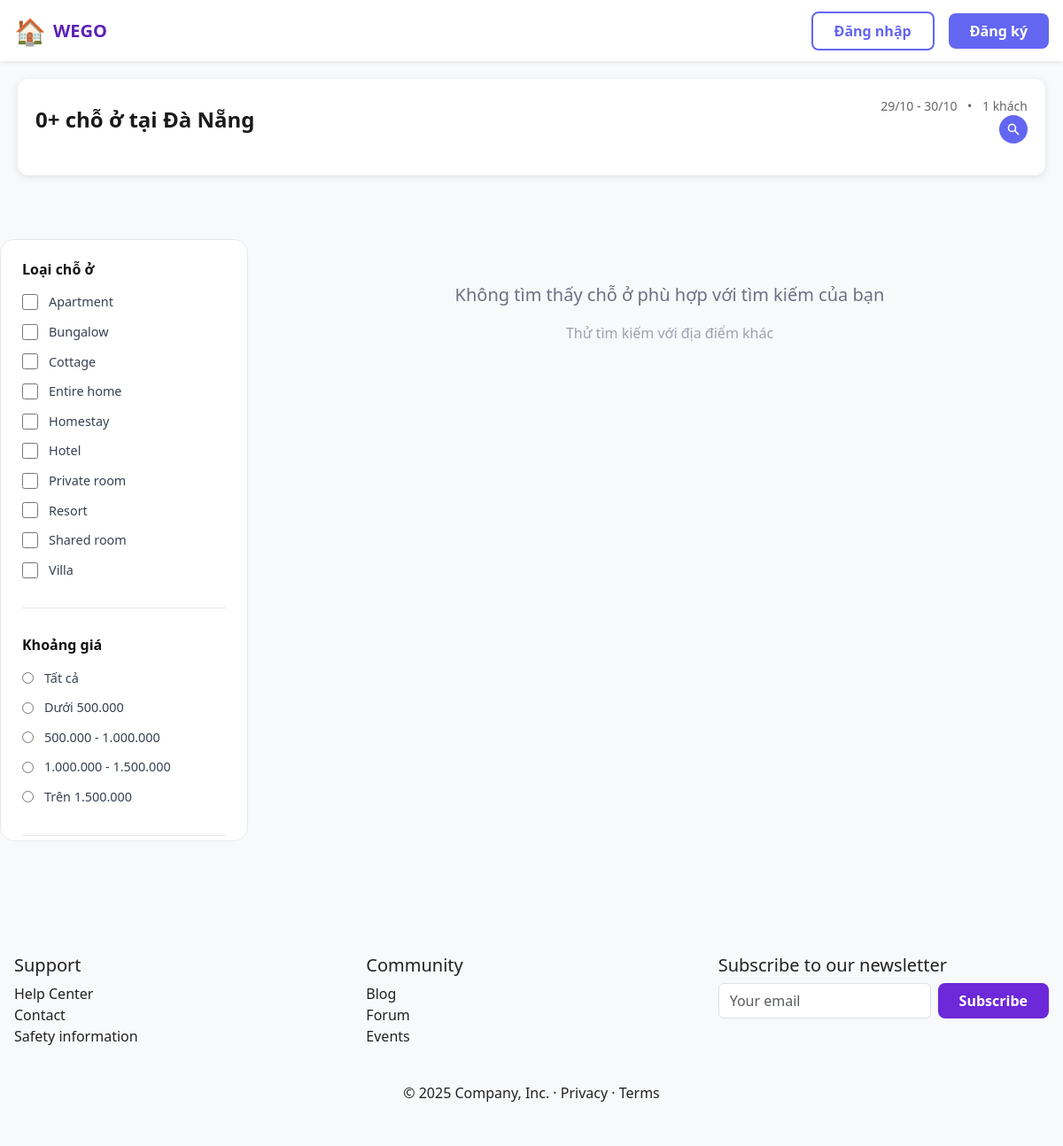
Screenshot of /view/user/traveller/listListings.php?source=featured&location=Đà+Nẵng&checkin=2025-10-29&checkout=2025-10-30&guests=1 with the database file from the repository.
### tables this page shows
CREATE TABLE `place_type` (
  `place_type_id` BIGINT UNSIGNED NOT NULL AUTO_INCREMENT,
  `name` VARCHAR(120) NOT NULL,
  `description` VARCHAR(500) DEFAULT NULL,
  PRIMARY KEY (`place_type_id`),
  UNIQUE KEY `uq_place_type_name` (`name`)
);

### model/mListing.php (called while the page is built, shortened)
<?php
class mListing {
    public function mSearchListingsByLocation($location){
        $p = new mConnect();
        $conn = $p->mMoKetNoi();
        if($conn){
            $location = $conn->real_escape_string($location);
            $strSelect = "SELECT
                            l.listing_id,
                            l.title,
                            l.description,
                            l.price,
                            l.capacity,
                            l.address,
                            l.place_type_id,
                            pt.name as place_type_name,
                            p.name as province_name,
                            p.full_name as province_full_name,
                            w.name as ward_name,
                            w.full_name as ward_full_name,
                            li.file_url,
                            COALESCE(AVG(r.rating), 0) as avg_rating,
                            COUNT(DISTINCT r.review_id) as review_count
                         FROM listing l
                         LEFT JOIN place_type pt ON l.place_type_id = pt.place_type_id
                         LEFT JOIN wards w ON l.ward_code = w.code
                         LEFT JOIN provinces p ON w.province_code = p.code
                         LEFT JOIN listing_image li ON l.listing_id = li.listing_id AND li.is_cover = 1
                         LEFT JOIN review r ON l.listing_id = r.listing_id
                         WHERE l.status = 'active'
                         AND (p.name LIKE '%$location%' OR p.full_name LIKE '%$location%')
                         GROUP BY l.listing_id
                         ORDER BY
                            CASE WHEN COUNT(DISTINCT r.review_id) > 0 THEN 0 ELSE 1 END,
                            avg_rating DESC,
                            l.created_at DESC";
            $result = $conn->query($strSelect);
            return $result;
        }else{
            return false;
        }
    }
}
?>

### model/mType&Amenties.php (called while the page is built, shortened)
<?php
class mType{
    public function mGetAllTypes(){
        $p = new mConnect();
        $conn = $p->mMoKetNoi();
        if($conn){
            $strSelect = "SELECT * FROM place_type ORDER BY name ASC";
            $result = $conn->query($strSelect);
            return $result;
        }else{
            return false;
        }
    }
}
?>

### controller/cType&Amenties.php (called while the page is built, shortened)
<?php
include_once(__DIR__ . "/../model/mType&Amenties.php");
class cTypeAndAmenties{
    public function cGetAllTypes(){
        $mType = new mType();
        $tbl = $mType->mGetAllTypes();
        if(!$tbl){
            return false;
        }else{
            return $tbl;
        }
    }
}
?>

### view/user/traveller/listListings.php (the view, shortened to what this page needs)
<?php
$checkin = $_GET['checkin'] ?? '';
$checkout = $_GET['checkout'] ?? '';
$guests = $_GET['guests'] ?? 1;
include_once(__DIR__ . '/../../../controller/cType&Amenties.php');
$cType = new cTypeAndAmenties();
$placeTypesResult = $cType->cGetAllTypes();
$placeTypes = [];
if ($placeTypesResult) {
  while ($row = $placeTypesResult->fetch_assoc()) {
    $placeTypes[] = $row;
  }
}
$listings = [];
$cListing = new cListing();
$totalResults = count($listings);
?>
<?php include __DIR__ . '/../../partials/header.php'; ?>
<link rel="stylesheet" href="../../../view/css/search-form.css?v=<?php echo time(); ?>">
<link rel="stylesheet" href="../../../view/css/listListing.css?v=<?php echo time(); ?>">
<link rel="stylesheet" href="../../../view/css/listing-search.css?v=<?php echo time(); ?>">
<link rel="stylesheet" href="https://cdn.jsdelivr.net/npm/flatpickr@4.6.13/dist/flatpickr.min.css">
<div class="search-results-container">
  <div class="search-results-header">
    <div class="search-info">
      <h1 class="search-results-title">
        <?php echo $totalResults; ?>+ chỗ ở tại <?php echo htmlspecialchars($location); ?>
      </h1>
      <div class="search-results-info">
        <span><?php echo date('d/m', strtotime($checkin)); ?> - <?php echo date('d/m', strtotime($checkout)); ?></span>
        <span class="separator">•</span>
        <span><?php echo $guests; ?> khách</span>
        <button class="btn-search-modify" id="toggleSearchForm" type="button">
          <svg width="16" height="16" viewBox="0 0 20 20" fill="currentColor">
            <path fill-rule="evenodd" d="M8 4a4 4 0 100 8 4 4 0 000-8zM2 8a6 6 0 1110.89 3.476l4.817 4.817a1 1 0 01-1.414 1.414l-4.816-4.816A6 6 0 012 8z" clip-rule="evenodd"/>
          </svg>
        </button>
      </div>
    </div>
      <?php
      include __DIR__ . '/../../partials/search-form.php';
      ?>
  </div>
</div>
<div class="list-container">
  <aside class="sidebar">
    <div class="filter-section">
      <h3 class="filter-title">Loại chỗ ở</h3>
      <div class="filter-options">
        <?php
        if (!empty($placeTypes)) {
          foreach ($placeTypes as $type) {
            echo '<label class="checkbox-label">';
            echo '<input type="checkbox" name="type[]" value="' . $type['place_type_id'] . '">';
            echo '<span>' . htmlspecialchars($type['name']) . '</span>';
            echo '</label>';
          }
        } else {
          echo '<p class="filter-empty-message">Không có loại chỗ ở</p>';
        }
        ?>
      </div>
    </div>
    <div class="filter-section">
      <h3 class="filter-title">Khoảng giá</h3>
      <div class="filter-options">
        <label class="checkbox-label">
          <input type="radio" name="price" value="">
          <span>Tất cả</span>
        </label>
        <label class="checkbox-label">
          <input type="radio" name="price" value="0-500000">
          <span>Dưới 500.000</span>
        </label>
        <label class="checkbox-label">
          <input type="radio" name="price" value="500000-1000000">
          <span>500.000 - 1.000.000</span>
        </label>
        <label class="checkbox-label">
          <input type="radio" name="price" value="1000000-1500000">
          <span>1.000.000 - 1.500.000</span>
        </label>
        <label class="checkbox-label">
          <input type="radio" name="price" value="1500000+">
          <span>Trên 1.500.000</span>
        </label>
      </div>
    </div>
  </aside>
  <main class="main-content">
    <div class="listings-grid">
      <?php if (!empty($listings)): ?>
        <?php foreach ($listings as $listing): ?>
          <?php
          $amenitiesResult = $cListing->cGetListingAmenities($listing['listing_id']);
          $amenitiesIds = [];
          if ($amenitiesResult && $amenitiesResult->num_rows > 0) {
            while ($amenityRow = $amenitiesResult->fetch_assoc()) {
              $amenitiesIds[] = $amenityRow['amenity_id'];
            }
          }
          $amenitiesStr = implode(',', $amenitiesIds);
          ?>
          <a href="./detailListing.php?id=<?php echo $listing['listing_id']; ?>&checkin=<?php echo urlencode($checkin); ?>&checkout=<?php echo urlencode($checkout); ?>&guests=<?php echo urlencode($guests); ?>"
             class="listing-card-link">
            <article class="listing-card"
                     data-place-type-id="<?php echo $listing['place_type_id'] ?? ''; ?>"
                     data-price="<?php echo $listing['price']; ?>"
                     data-rating="<?php echo $listing['avg_rating']; ?>"
                     data-amenities="<?php echo $amenitiesStr; ?>">
              <div class="listing-image">
              <?php
              if (!empty($listing['file_url'])) {
                if (strpos($listing['file_url'], 'http') === 0) {
                  $imageUrl = $listing['file_url'];
                } else {
                  $imageUrl = '../../../' . $listing['file_url'];
                }
              } else {
                $imageUrl = '../../../public/img/placeholder_listing/demo.png';
              }
              ?>
              <img src="<?php echo $imageUrl; ?>" alt="<?php echo htmlspecialchars($listing['title']); ?>">
            </div>
            <div class="listing-content">
              <div class="listing-header">
                <span class="listing-type">
                  <?php echo htmlspecialchars($listing['place_type_name'] ?? 'Chỗ ở'); ?>
                  tại <?php echo htmlspecialchars($listing['province_name'] ?? $listing['ward_name']); ?>
                </span>
              </div>
              <h2 class="listing-title"><?php echo htmlspecialchars($listing['title']); ?></h2>
              <div class="listing-details">
                <span><?php echo htmlspecialchars($listing['address']); ?></span>
              </div>
              <div class="listing-capacity">
                <i class="fa-solid fa-users"></i>
                <span>Tối đa <?php echo $listing['capacity']; ?> khách</span>
              </div>
              <?php if (!empty($listing['description'])): ?>
                <div class="listing-description">
                  <?php echo htmlspecialchars(substr($listing['description'], 0, 100)) . '...'; ?>
                </div>
              <?php endif; ?>
              <?php if ($listing['review_count'] > 0): ?>
                <div class="listing-rating">
                  <div class="rating-wrapper">
                    <i class="fa-solid fa-star rating-star"></i>
                    <span class="rating-value"><?php echo number_format($listing['avg_rating'], 1); ?></span>
                  </div>
                  <span class="rating-count">
                    (<?php echo $listing['review_count']; ?> đánh giá)
                  </span>
                </div>
              <?php else: ?>
                <div class="listing-rating no-rating">
                  Chưa có đánh giá
                </div>
              <?php endif; ?>
              <div class="listing-footer">
                <div class="listing-price">
                  <span class="price"><?php echo number_format($listing['price']); ?>₫</span>
                  <span class="price-unit">/đêm</span>
                </div>
              </div>
            </article>
          </a>
        <?php endforeach; ?>
      <?php else: ?>
        <div class="no-results-container">
          <p class="no-results-title">Không tìm thấy chỗ ở phù hợp với tìm kiếm của bạn</p>
          <p class="no-results-subtitle">Thử tìm kiếm với địa điểm khác</p>
        </div>
      <?php endif; ?>
    </div>
  </main>
</div>
<?php include __DIR__ . '/../../partials/footer.php'; ?>

### rows the page displays
place_type: name "Apartment"
place_type: name "Bungalow"
place_type: name "Cottage"
place_type: name "Entire home"
place_type: name "Homestay"
place_type: name "Hotel"
place_type: name "Private room"
place_type: name "Resort"
place_type: name "Shared room"
place_type: name "Villa"

### other values shown
$totalResults "0"
$location "Đà Nẵng"
date('d/m', strtotime($checkin)) "29/10"
date('d/m', strtotime($checkout)) "30/10"
$guests "1"
